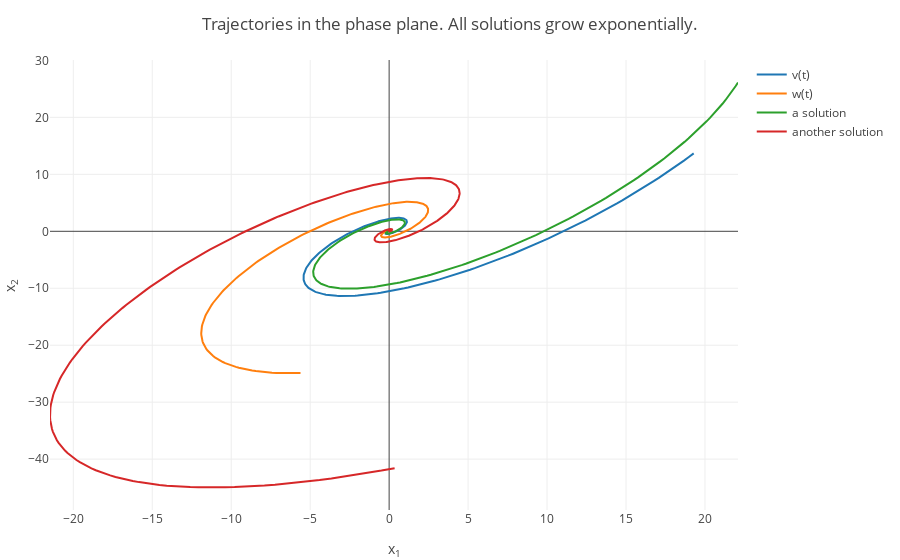

The cell this chart's notebook holds for it:
### Markdown cell above
You can find below the phase plane. Due to the presence of oscillatory sine and cosine terms, the trajectories are spirals. The origin (which is the only equilibrium solution) is called the __spiral source__ in this case. The direction of the spiral (clockwise vs. counter-clockwise) can be determined by picking a particular solution (choosing some values for $c_1$ and $c_2$) and evaluating it at $t=0$. Once $\mathbf{x}(0)$ is obtained, one can find the direction vector at that point in the phase plane: $\mathbf{x}'(0)=\mathbf{A}\mathbf{x}(0)$. _Please see the hand-written notes 'Here is how I would do it' that I sent._

### Code cell
using PlotlyJS

tt1 = -5:0.01:3;
tt = 0:0.1:5;
v1 = exp.(tt1).*cos.(2*tt1);
v2 = exp.(tt1).*(cos.(2*tt1)+sin.(2*tt1));
w1 = exp.(tt1).*sin.(2*tt1);
w2 = exp.(tt1).*(sin.(2*tt1)-cos.(2*tt1));

tracesODE1 = GenericTrace[];
trace = scatter(x=v1, y=v2, name = "v(t)");
push!(tracesODE1, trace);
# trace = scatter(x=-v1, y=-v2, name = "v(t)");
# push!(tracesODE1, trace);
trace = scatter(x=w1, y=w2, name = "w(t)");
push!(tracesODE1, trace);
# trace = scatter(x=-w1, y=-w2, name = "w(t)");
# push!(tracesODE1, trace);

c1=1;
c2=-1/2;
x13 =c1*v1+c2*w1; 
x23 =c1*v2+c2*w2; 
trace = scatter(x=x13, y=x23, name = "a solution");
push!(tracesODE1, trace);

c1=0.6;
c2=2;
x13 =c1*v1+c2*w1; 
x23 =c1*v2+c2*w2; 
trace = scatter(x=x13, y=x23, name = "another solution");
push!(tracesODE1, trace);

plot(tracesODE1, Layout(title="Trajectories in the phase plane. All solutions grow exponentially.", xaxis=attr(title="x<sub>1</sub>"),yaxis=attr(title="x<sub>2</sub>")))

### Figure 1 — Plotly figure (JSON) as saved in the notebook; plotly's stock layout.template omitted (floating-point values rounded to 4 significant figures; data arrays with more than 128 entries replaced by an {"elided": "..."} marker saying what was removed)
{"data": [{"name": "v(t)", "type": "scatter", "x": {"elided": "801 float values"}, "y": {"elided": "801 float values"}}, {"name": "w(t)", "type": "scatter", "x": {"elided": "801 float values"}, "y": {"elided": "801 float values"}}, {"name": "a solution", "type": "scatter", "x": {"elided": "801 float values"}, "y": {"elided": "801 float values"}}, {"name": "another solution", "type": "scatter", "x": {"elided": "801 float values"}, "y": {"elided": "801 float values"}}], "layout": {"margin": {"b": 50, "l": 50, "r": 50, "t": 60}, "title": "Trajectories in the phase plane. All solutions grow exponentially.", "xaxis": {"title": "x<sub>1</sub>"}, "yaxis": {"title": "x<sub>2</sub>"}}}
